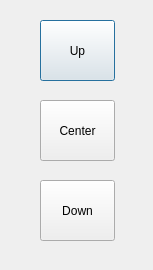
<?xml version="1.0" encoding="UTF-8"?>
<ui version="4.0">
 <class>Dialog</class>
 <widget class="QDialog" name="Dialog">
  <property name="geometry">
   <rect>
    <x>0</x>
    <y>0</y>
    <width>153</width>
    <height>270</height>
   </rect>
  </property>
  <property name="windowTitle">
   <string>Dialog</string>
  </property>
  <widget class="QPushButton" name="button_up">
   <property name="geometry">
    <rect>
     <x>40</x>
     <y>20</y>
     <width>75</width>
     <height>61</height>
    </rect>
   </property>
   <property name="text">
    <string>Up</string>
   </property>
  </widget>
  <widget class="QPushButton" name="button_down">
   <property name="geometry">
    <rect>
     <x>40</x>
     <y>180</y>
     <width>75</width>
     <height>61</height>
    </rect>
   </property>
   <property name="text">
    <string>Down</string>
   </property>
  </widget>
  <widget class="QPushButton" name="button_center">
   <property name="geometry">
    <rect>
     <x>40</x>
     <y>100</y>
     <width>75</width>
     <height>61</height>
    </rect>
   </property>
   <property name="text">
    <string>Center</string>
   </property>
  </widget>
 </widget>
 <resources/>
 <connections/>
</ui>
